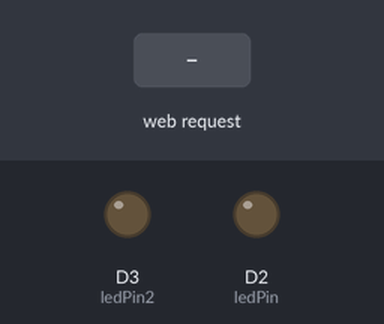
A sketch run on a simulated ESP8266 (NodeMCU). Parts: output pins drawn as LEDs (lit = HIGH). The test bench sets the inputs (shaded band). WiFi joins after 1.5 s; servers stay silent unless stated; storage starts empty; what the sketch prints to the serial monitor is not drawn.

Above: at 3.2 s.
3.3 s: HTTP request GET /on received
At 3.9 s:
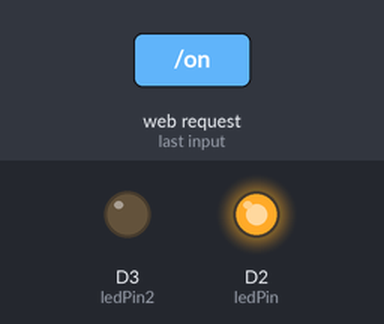
4.8 s: HTTP request GET /on1 received
At 6.0 s:
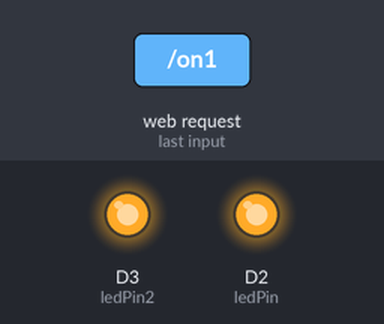
6.3 s: HTTP request GET /off received
At 7.4 s:
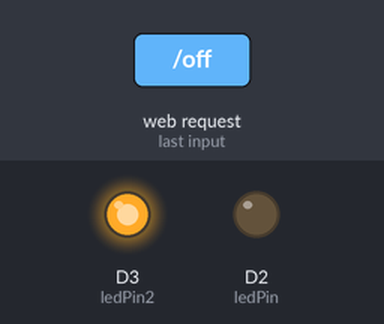
7.8 s: HTTP request GET /off1 received
At 8.5 s:
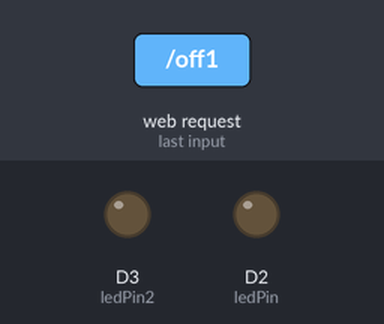
Timing chart, 0 to 10.3 s (numbered marks = the images above; inputs shaded):
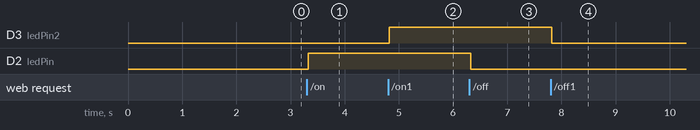

Measured:
- after the input at 3.3 s, D2 (ledPin): LOW → HIGH at once
- after the input at 4.8 s, D3 (ledPin2): LOW → HIGH at once
- after the input at 6.3 s, D2 (ledPin): HIGH → LOW at once
- after the input at 7.8 s, D3 (ledPin2): HIGH → LOW at once

The sketch:

EjemploSPIFFS_v0.ino
```cpp
// Importamos las librerías
#include <ESP8266WiFi.h>
#include <ESPAsyncTCP.h>
#include <ESPAsyncWebServer.h>
#include <FS.h>
// Sustituye los datos de tu red WIFI ( el nombre y la contraseña )
#include "config.h"

// Puesta de LED GPIO
const int ledPin = D2;
const int ledPin2 = D3;
// Para guardar el estado del LED
String ledState;

// Creamos el servidor AsyncWebServer en el puerto 80
AsyncWebServer server(80);

// Remplazamos el marcador con el estado del  LED
String processor(const String& var)
{
    Serial.print(var+" LED: ");
    //esta función primero verifica si el marcador de posición es el ESTADO que hemos creado en el archivo HTML.
    if(var == "ESTADO")
    {   //Si lo está, entonces, de acuerdo con el estado del LED, ponemos la variable ledState en ON u OFF.
        if(digitalRead(ledPin))
            { ledState = "ON"; }
        else{
           ledState = "OFF";  }
        if(digitalRead(ledPin2))
            { ledState = "ON1"; }
        else{
           ledState = "OFF1";  }
       // Imprimimos el estado del led ( por el COM activo )
       //Finalmente, se devuelve la variable ledState. Esto reemplaza el marcador de posición STATE con el valor de cadena ledState.
       Serial.println(ledState);
       return ledState;
    }
}
void setup()
{
  // Establecemos la velocidad de conexión por el puerto serie
  Serial.begin(115200);
  // Ponemos a  ledPin  como salida
  pinMode(ledPin, OUTPUT);
  pinMode(ledPin2, OUTPUT);

  // Iniciamos  SPIFFS
  if(!SPIFFS.begin())
     { Serial.println("ha ocurrido un error al montar SPIFFS");
       return; }
  // conectamos al Wi-Fi
  WiFi.begin(ssid, password);
  // Mientras no se conecte, mantenemos un bucle con reintentos sucesivos
  while (WiFi.status() != WL_CONNECTED) {
      delay(1000);
      // Esperamos un segundo
      Serial.println("Conectando a la red WiFi..");
    }
  Serial.println();
  Serial.println(WiFi.SSID());
  Serial.print("Direccion IP:\t");
  // Imprimimos la ip que le ha dado nuestro router
  Serial.println(WiFi.localIP());

  // Ruta para cargar el archivo index.html
  server.on("/", HTTP_GET, [](AsyncWebServerRequest *request){
            request->send(SPIFFS, "/index.html", String(), false, processor);
            });

  // Ruta para poner el GPIO alto
  server.on("/on", HTTP_GET, [](AsyncWebServerRequest *request){
            digitalWrite(ledPin, HIGH);
            request->send(SPIFFS, "/index.html", String(), false, processor);
            });

  // Ruta para poner el GPIO bajo
  server.on("/off", HTTP_GET, [](AsyncWebServerRequest *request){
            digitalWrite(ledPin, LOW);
            request->send(SPIFFS, "/index.html", String(), false, processor);
            });
 // Ruta para poner el GPIO alto
  server.on("/on1", HTTP_GET, [](AsyncWebServerRequest *request){
            digitalWrite(ledPin2, HIGH);
            request->send(SPIFFS, "/index.html", String(), false, processor);
            });

  // Ruta para poner el GPIO bajo
  server.on("/off1", HTTP_GET, [](AsyncWebServerRequest *request){
            digitalWrite(ledPin2, LOW);
            request->send(SPIFFS, "/index.html", String(), false, processor);
            });

  // Start server
  server.begin();
}

void loop(){

}
```

config.h
```cpp
const char* ssid = "betuxred";        //Indicamos el nombre de la red WiFi (SSID) a la que queremos conectarnos.
const char* password =  "123456789";    //Indicamos la contraseña de de red WiFi

/*
const char* ssid = "xxxxxx";        //Indicamos el nombre de la red WiFi (SSID) a la que queremos conectarnos.
const char* password = "yyyy";  //Indicamos la contraseña de de red WiFi
*/
```
